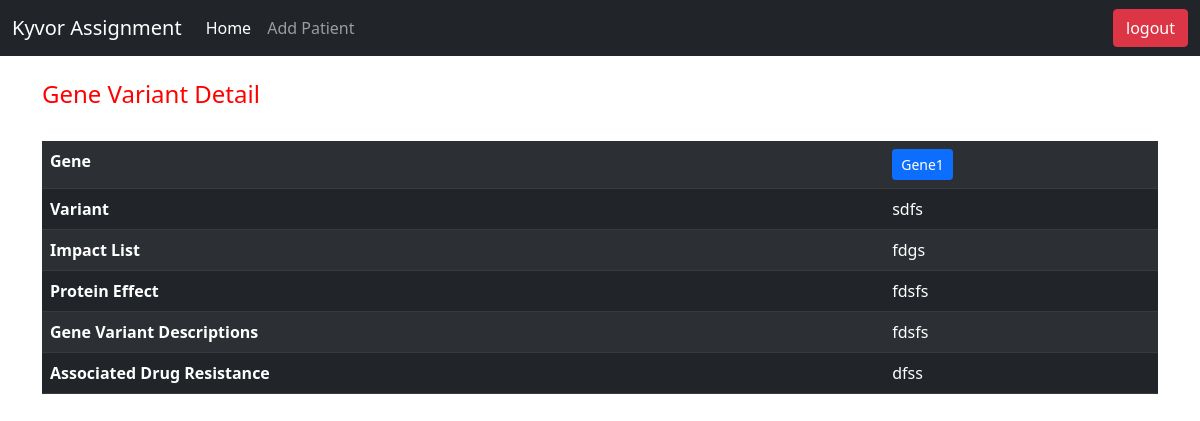
The page /variant-detail/e5a79190-22ae-48c3-8ac3-ec2192430ff7/ (signed in) on the database its author committed.
### genome/models.py (models this page shows)
class Gene(models.Model):
    gene = models.CharField(max_length=200, null=True, blank=True)
    key = models.CharField(max_length=200, null=True, blank=True)
    impact = models.CharField(max_length=200, null=True, blank=True)
    variant_description = models.CharField(
        max_length=200, null=True, blank=True)
    variant = models.CharField(max_length=200, null=True, blank=True)
    protein_effect = models.CharField(max_length=200, null=True, blank=True)
    associated_with_drug_resistance = models.CharField(
        max_length=200, null=True, blank=True)
    id = models.UUIDField(default=uuid.uuid4, unique=True,
                          primary_key=True, editable=False)
    def __str__(self):
        return self.gene

### genome/views.py (the view)
# urls.py: path('variant-detail/<str:pk>/', views.variant_detail, name="variant-detail"),
@login_required(login_url='login-user')
def variant_detail(request, pk):
    variant = Gene.objects.get(id=pk)
    print(variant)
    print(variant.gene)
    context = {
        "variant": variant
    }
    return render(request, 'genome/variant_detail.html', context)

### genome/templates/genome/variant_detail.html
{% extends 'main.html' %} {% block content %}
<br />
<div>
  <h4 style="color: red">Gene Variant Detail</h4>
  <br />
  <table class="table table-dark table-striped">
    <tbody>
      <tr>
        <th scope="row">Gene</th>
        <td>
          <a
            class="btn btn-primary btn-sm"
            href="{% url 'gene-detail' variant.gene %}"
            >{{variant.gene}}</a
          >
        </td>
      </tr>
      <tr>
        <th scope="row">Variant</th>
        <td>{{variant.variant}}</td>
      </tr>
      <tr>
        <th scope="row">Impact List</th>
        <td colspan="2">{{variant.impact}}</td>
      </tr>
      <tr>
        <th scope="row">Protein Effect</th>
        <td colspan="2">{{variant.protein_effect}}</td>
      </tr>
      <tr>
        <th scope="row">Gene Variant Descriptions</th>
        <td colspan="2">{{variant.variant_description}}</td>
      </tr>
      <tr>
        <th scope="row">Associated Drug Resistance</th>
        <td colspan="2">{{variant.associated_with_drug_resistance}}</td>
      </tr>
    </tbody>
  </table>
</div>
{% endblock content %}

### rows shown on the page
Gene: gene "Gene1", variant "sdfs", impact "fdgs", protein_effect "fdsfs", variant_description "fdsfs", associated_with_drug_resistance "dfss"
